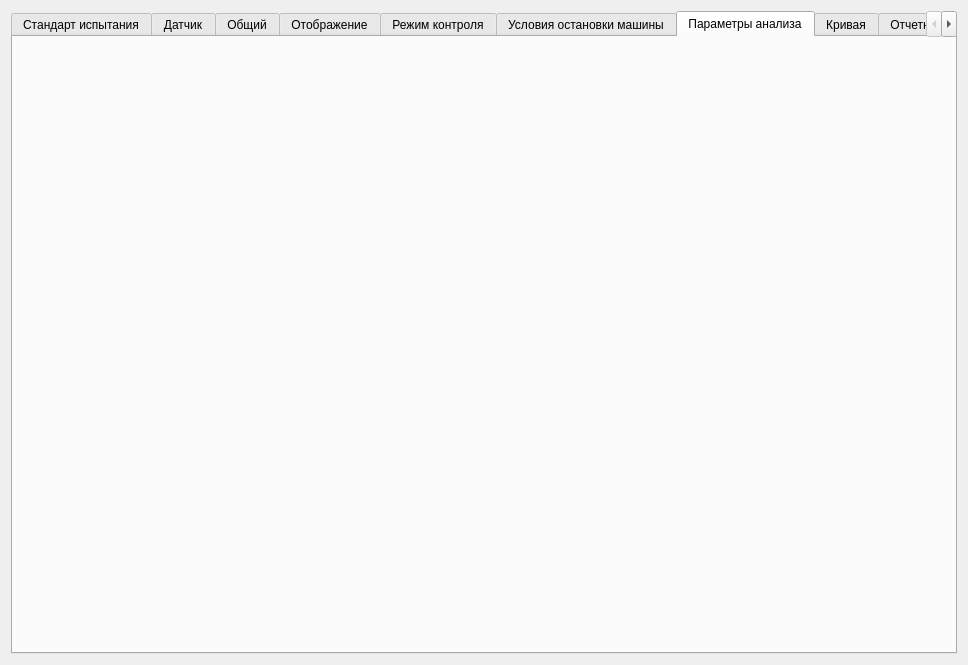
<?xml version="1.0" encoding="UTF-8"?>
<ui version="4.0">
 <class>PlanSetupWidget</class>
 <widget class="QWidget" name="PlanSetupWidget">
  <property name="geometry">
   <rect>
    <x>0</x>
    <y>0</y>
    <width>968</width>
    <height>665</height>
   </rect>
  </property>
  <property name="windowTitle">
   <string>Form</string>
  </property>
  <layout class="QVBoxLayout" name="verticalLayout">
   <item>
    <widget class="QTabWidget" name="tabWidget">
     <property name="currentIndex">
      <number>6</number>
     </property>
     <widget class="QWidget" name="standardTab">
      <attribute name="title">
       <string>Стандарт испытания</string>
      </attribute>
     </widget>
     <widget class="QWidget" name="planSensorTab">
      <attribute name="title">
       <string>Датчик</string>
      </attribute>
      <layout class="QVBoxLayout" name="verticalLayout_2">
       <item>
        <widget class="PlanSensorForm" name="sensorForm" native="true">
         <property name="maximumSize">
          <size>
           <width>400</width>
           <height>16777215</height>
          </size>
         </property>
        </widget>
       </item>
      </layout>
     </widget>
     <widget class="QWidget" name="planCommonTab">
      <attribute name="title">
       <string>Общий</string>
      </attribute>
      <layout class="QVBoxLayout" name="verticalLayout_3">
       <item>
        <widget class="PlanCommonForm" name="commonForm" native="true">
         <property name="maximumSize">
          <size>
           <width>600</width>
           <height>16777215</height>
          </size>
         </property>
        </widget>
       </item>
      </layout>
     </widget>
     <widget class="QWidget" name="displayTab">
      <attribute name="title">
       <string>Отображение</string>
      </attribute>
      <layout class="QVBoxLayout" name="verticalLayout_9">
       <item>
        <widget class="PlanDisplayForm" name="displayForm" native="true"/>
       </item>
      </layout>
     </widget>
     <widget class="QWidget" name="controlModeTab">
      <attribute name="title">
       <string>Режим контроля</string>
      </attribute>
      <layout class="QVBoxLayout" name="verticalLayout_4">
       <item>
        <widget class="PlanControlModeForm" name="controlModeForm" native="true">
         <property name="maximumSize">
          <size>
           <width>500</width>
           <height>16777215</height>
          </size>
         </property>
        </widget>
       </item>
      </layout>
     </widget>
     <widget class="QWidget" name="stopCondTab">
      <attribute name="title">
       <string>Условия остановки машины</string>
      </attribute>
      <layout class="QVBoxLayout" name="verticalLayout_5">
       <item>
        <widget class="PlanStopCondForm" name="stopCondForm" native="true">
         <property name="maximumSize">
          <size>
           <width>500</width>
           <height>16777215</height>
          </size>
         </property>
        </widget>
       </item>
      </layout>
     </widget>
     <widget class="QWidget" name="planAnalysisTab">
      <attribute name="title">
       <string>Параметры анализа</string>
      </attribute>
      <layout class="QVBoxLayout" name="verticalLayout_6">
       <item>
        <widget class="PlanAnalysisForm" name="planAnalysisForm" native="true">
         <property name="maximumSize">
          <size>
           <width>650</width>
           <height>16777215</height>
          </size>
         </property>
        </widget>
       </item>
      </layout>
     </widget>
     <widget class="QWidget" name="planCurveTab">
      <attribute name="title">
       <string>Кривая</string>
      </attribute>
      <layout class="QVBoxLayout" name="verticalLayout_7">
       <item>
        <widget class="PlanCurveForm" name="planCurveForm" native="true"/>
       </item>
      </layout>
     </widget>
     <widget class="QWidget" name="planReportTab">
      <attribute name="title">
       <string>Отчетности</string>
      </attribute>
      <layout class="QVBoxLayout" name="verticalLayout_8">
       <item>
        <widget class="PlanReportForm" name="planReportForm" native="true"/>
       </item>
      </layout>
     </widget>
    </widget>
   </item>
  </layout>
 </widget>
 <customwidgets>
  <customwidget>
   <class>PlanSensorForm</class>
   <extends>QWidget</extends>
   <header>PlanSensorForm.h</header>
   <container>1</container>
  </customwidget>
  <customwidget>
   <class>PlanCommonForm</class>
   <extends>QWidget</extends>
   <header>PlanCommonForm.h</header>
   <container>1</container>
  </customwidget>
  <customwidget>
   <class>PlanControlModeForm</class>
   <extends>QWidget</extends>
   <header>PlanControlModeForm.h</header>
   <container>1</container>
  </customwidget>
  <customwidget>
   <class>PlanStopCondForm</class>
   <extends>QWidget</extends>
   <header>PlanStopCondForm.h</header>
   <container>1</container>
  </customwidget>
  <customwidget>
   <class>PlanAnalysisForm</class>
   <extends>QWidget</extends>
   <header>PlanAnalysisForm.h</header>
   <container>1</container>
  </customwidget>
  <customwidget>
   <class>PlanCurveForm</class>
   <extends>QWidget</extends>
   <header>PlanCurveForm.h</header>
   <container>1</container>
  </customwidget>
  <customwidget>
   <class>PlanReportForm</class>
   <extends>QWidget</extends>
   <header>PlanReportForm.h</header>
   <container>1</container>
  </customwidget>
  <customwidget>
   <class>PlanDisplayForm</class>
   <extends>QWidget</extends>
   <header>PlanDisplayForm.h</header>
   <container>1</container>
  </customwidget>
 </customwidgets>
 <resources/>
 <connections/>
</ui>
